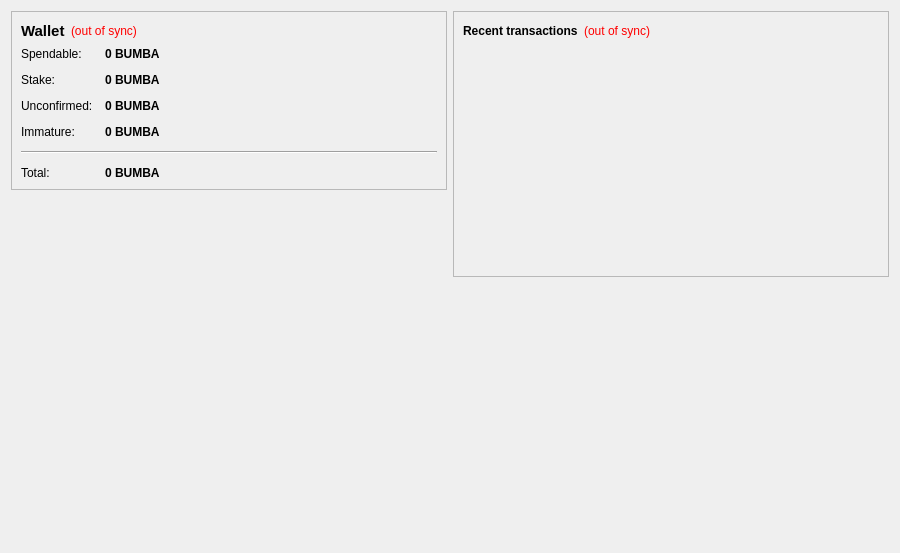
<?xml version="1.0" encoding="UTF-8"?>
<ui version="4.0">
 <class>OverviewPage</class>
 <widget class="QWidget" name="OverviewPage">
  <property name="geometry">
   <rect>
    <x>0</x>
    <y>0</y>
    <width>900</width>
    <height>553</height>
   </rect>
  </property>
  <property name="windowTitle">
   <string>Form</string>
  </property>
  <layout class="QHBoxLayout" name="horizontalLayout" stretch="1,1">
   <item>
    <layout class="QVBoxLayout" name="verticalLayout_2">
     <item>
      <widget class="QFrame" name="frame">
       <property name="frameShape">
        <enum>QFrame::StyledPanel</enum>
       </property>
       <property name="frameShadow">
        <enum>QFrame::Raised</enum>
       </property>
       <layout class="QVBoxLayout" name="verticalLayout_4">
        <item>
         <layout class="QHBoxLayout" name="horizontalLayout_4">
          <item>
           <widget class="QLabel" name="label_5">
            <property name="font">
             <font>
              <pointsize>11</pointsize>
              <weight>75</weight>
              <bold>true</bold>
             </font>
            </property>
            <property name="text">
             <string>Wallet</string>
            </property>
           </widget>
          </item>
          <item>
           <widget class="QLabel" name="labelWalletStatus">
            <property name="toolTip">
             <string>The displayed information may be out of date. Your wallet automatically synchronizes with the bumbacoin2 network after a connection is established, but this process has not completed yet.</string>
            </property>
            <property name="styleSheet">
             <string notr="true">QLabel { color: red; }</string>
            </property>
            <property name="text">
             <string notr="true">(out of sync)</string>
            </property>
            <property name="alignment">
             <set>Qt::AlignLeading|Qt::AlignLeft|Qt::AlignVCenter</set>
            </property>
           </widget>
          </item>
          <item>
           <spacer name="horizontalSpacer_2">
            <property name="orientation">
             <enum>Qt::Horizontal</enum>
            </property>
            <property name="sizeHint" stdset="0">
             <size>
              <width>40</width>
              <height>20</height>
             </size>
            </property>
           </spacer>
          </item>
         </layout>
        </item>
        <item>
         <layout class="QFormLayout" name="formLayout_2">
          <property name="fieldGrowthPolicy">
           <enum>QFormLayout::AllNonFixedFieldsGrow</enum>
          </property>
          <property name="horizontalSpacing">
           <number>12</number>
          </property>
          <property name="verticalSpacing">
           <number>12</number>
          </property>
          <item row="0" column="0">
           <widget class="QLabel" name="label">
            <property name="text">
             <string>Spendable:</string>
            </property>
           </widget>
          </item>
          <item row="0" column="1">
           <widget class="QLabel" name="labelBalance">
            <property name="font">
             <font>
              <weight>75</weight>
              <bold>true</bold>
             </font>
            </property>
            <property name="cursor">
             <cursorShape>IBeamCursor</cursorShape>
            </property>
            <property name="toolTip">
             <string>Your current spendable bumba. use it wisely</string>
            </property>
            <property name="text">
             <string notr="true">0 BUMBA</string>
            </property>
            <property name="textInteractionFlags">
             <set>Qt::LinksAccessibleByMouse|Qt::TextSelectableByKeyboard|Qt::TextSelectableByMouse</set>
            </property>
           </widget>
          </item>
          <item row="1" column="0">
           <widget class="QLabel" name="label_6">
            <property name="text">
             <string>Stake:</string>
            </property>
           </widget>
          </item>
          <item row="1" column="1">
           <widget class="QLabel" name="labelStake">
            <property name="font">
             <font>
              <weight>75</weight>
              <bold>true</bold>
             </font>
            </property>
            <property name="cursor">
             <cursorShape>IBeamCursor</cursorShape>
            </property>
            <property name="toolTip">
             <string>Total of bumba that was staked, and do not yet count toward the current bumba</string>
            </property>
            <property name="text">
             <string notr="true">0 BUMBA</string>
            </property>
            <property name="textInteractionFlags">
             <set>Qt::LinksAccessibleByMouse|Qt::TextSelectableByKeyboard|Qt::TextSelectableByMouse</set>
            </property>
           </widget>
          </item>
          <item row="2" column="0">
           <widget class="QLabel" name="label_3">
            <property name="text">
             <string>Unconfirmed:</string>
            </property>
           </widget>
          </item>
          <item row="2" column="1">
           <widget class="QLabel" name="labelUnconfirmed">
            <property name="font">
             <font>
              <weight>75</weight>
              <bold>true</bold>
             </font>
            </property>
            <property name="cursor">
             <cursorShape>IBeamCursor</cursorShape>
            </property>
            <property name="toolTip">
             <string>the bumba is coming. you must wait</string>
            </property>
            <property name="text">
             <string notr="true">0 BUMBA</string>
            </property>
            <property name="textInteractionFlags">
             <set>Qt::LinksAccessibleByMouse|Qt::TextSelectableByKeyboard|Qt::TextSelectableByMouse</set>
            </property>
           </widget>
          </item>
          <item row="3" column="0">
           <widget class="QLabel" name="labelImmatureText">
            <property name="text">
             <string>Immature:</string>
            </property>
           </widget>
          </item>
          <item row="3" column="1">
           <widget class="QLabel" name="labelImmature">
            <property name="font">
             <font>
              <weight>75</weight>
              <bold>true</bold>
             </font>
            </property>
            <property name="toolTip">
             <string>Mined balance that has not yet matured</string>
            </property>
            <property name="text">
             <string notr="true">0 BUMBA</string>
            </property>
            <property name="textInteractionFlags">
             <set>Qt::LinksAccessibleByMouse|Qt::TextSelectableByKeyboard|Qt::TextSelectableByMouse</set>
            </property>
           </widget>
          </item>
          <item row="4" column="0" colspan="2">
           <widget class="Line" name="line">
            <property name="orientation">
             <enum>Qt::Horizontal</enum>
            </property>
           </widget>
          </item>
          <item row="5" column="0">
           <widget class="QLabel" name="labelTotalText">
            <property name="text">
             <string>Total:</string>
            </property>
           </widget>
          </item>
          <item row="5" column="1">
           <widget class="QLabel" name="labelTotal">
            <property name="font">
             <font>
              <weight>75</weight>
              <bold>true</bold>
             </font>
            </property>
            <property name="cursor">
             <cursorShape>IBeamCursor</cursorShape>
            </property>
            <property name="toolTip">
             <string>Your current total bumba</string>
            </property>
            <property name="text">
             <string notr="true">0 BUMBA</string>
            </property>
            <property name="textInteractionFlags">
             <set>Qt::LinksAccessibleByMouse|Qt::TextSelectableByKeyboard|Qt::TextSelectableByMouse</set>
            </property>
           </widget>
          </item>
         </layout>
        </item>
       </layout>
      </widget>
     </item>
     <item>
      <spacer name="verticalSpacer">
       <property name="orientation">
        <enum>Qt::Vertical</enum>
       </property>
       <property name="sizeHint" stdset="0">
        <size>
         <width>20</width>
         <height>40</height>
        </size>
       </property>
      </spacer>
     </item>
     <item>
      <widget class="QLabel" name="label_2">
       <property name="autoFillBackground">
        <bool>true</bool>
       </property>
       <property name="text">
        <string/>
       </property>
       <property name="pixmap">
        <pixmap resource="../bitcoin.qrc">:/images/wallet</pixmap>
       </property>
       <property name="scaledContents">
        <bool>false</bool>
       </property>
       <property name="alignment">
        <set>Qt::AlignCenter</set>
       </property>
       <property name="margin">
        <number>0</number>
       </property>
      </widget>
     </item>
    </layout>
   </item>
   <item>
    <layout class="QVBoxLayout" name="verticalLayout_3">
     <item>
      <widget class="QFrame" name="frame_2">
       <property name="frameShape">
        <enum>QFrame::StyledPanel</enum>
       </property>
       <property name="frameShadow">
        <enum>QFrame::Raised</enum>
       </property>
       <layout class="QVBoxLayout" name="verticalLayout">
        <item>
         <layout class="QHBoxLayout" name="horizontalLayout_2">
          <item>
           <widget class="QLabel" name="label_4">
            <property name="text">
             <string>&lt;b&gt;Recent transactions&lt;/b&gt;</string>
            </property>
           </widget>
          </item>
          <item>
           <widget class="QLabel" name="labelTransactionsStatus">
            <property name="toolTip">
             <string>The displayed information may be out of date. Your wallet automatically synchronizes with the bumbacoin2 network after a connection is established, but this process has not completed yet.</string>
            </property>
            <property name="styleSheet">
             <string notr="true">QLabel { color: red; }</string>
            </property>
            <property name="text">
             <string notr="true">(out of sync)</string>
            </property>
            <property name="alignment">
             <set>Qt::AlignRight|Qt::AlignTrailing|Qt::AlignVCenter</set>
            </property>
           </widget>
          </item>
          <item>
           <spacer name="horizontalSpacer">
            <property name="orientation">
             <enum>Qt::Horizontal</enum>
            </property>
            <property name="sizeHint" stdset="0">
             <size>
              <width>40</width>
              <height>20</height>
             </size>
            </property>
           </spacer>
          </item>
         </layout>
        </item>
        <item>
         <widget class="QListView" name="listTransactions">
          <property name="styleSheet">
           <string notr="true">QListView { background: transparent; }</string>
          </property>
          <property name="frameShape">
           <enum>QFrame::NoFrame</enum>
          </property>
          <property name="verticalScrollBarPolicy">
           <enum>Qt::ScrollBarAlwaysOff</enum>
          </property>
          <property name="horizontalScrollBarPolicy">
           <enum>Qt::ScrollBarAlwaysOff</enum>
          </property>
          <property name="selectionMode">
           <enum>QAbstractItemView::NoSelection</enum>
          </property>
         </widget>
        </item>
       </layout>
      </widget>
     </item>
     <item>
      <spacer name="verticalSpacer_2">
       <property name="orientation">
        <enum>Qt::Vertical</enum>
       </property>
       <property name="sizeHint" stdset="0">
        <size>
         <width>20</width>
         <height>40</height>
        </size>
       </property>
      </spacer>
     </item>
    </layout>
   </item>
  </layout>
 </widget>
 <resources>
  <include location="../bitcoin.qrc"/>
 </resources>
 <connections/>
</ui>
